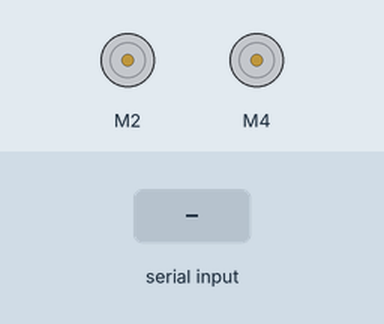
Bench run of a sketch on a simulated Arduino Uno, built with avr-gcc and run on an emulated ATmega328P. On the bench: 2 × DC motor (green arrow = forward, orange = backward, longer = faster). The inputs (shaded band) are chosen by the test bench.

Above: at 1.2 s.
1.3 s: "F" received over Serial
At 2.4 s:
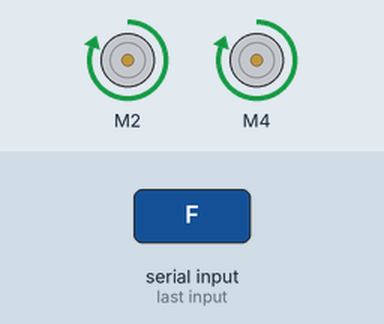
2.8 s: "B" received over Serial
At 3.5 s:
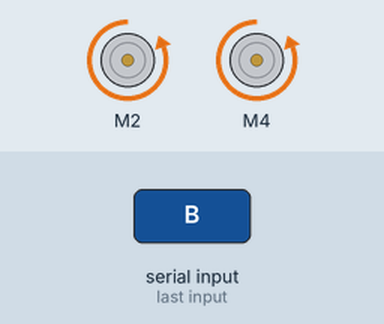
4.3 s: "L" received over Serial
At 4.7 s:
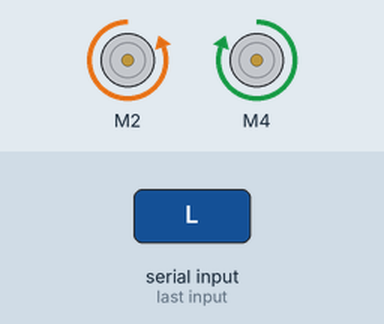
5.8 s: "R" received over Serial
At 7.0 s:
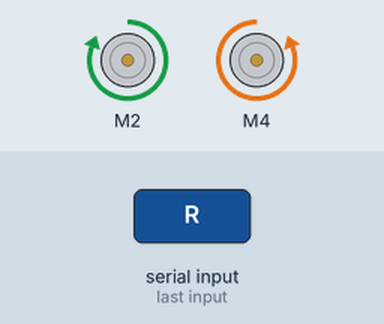
7.3 s: "1" received over Serial
At 8.2 s:
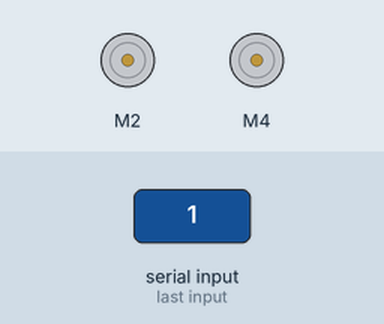
Timing chart, 0 to 9.8 s (numbered marks = the images above; inputs shaded):
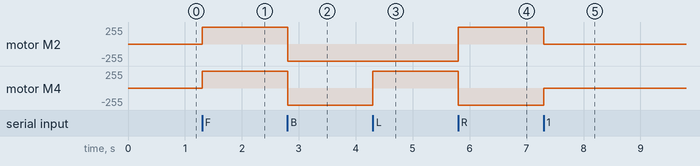

Measured:
- after the input at 1.3 s, motor M2, motor M4: stopped → forward 255/255 at once
- after the input at 2.8 s, motor M2, motor M4: forward 255/255 → backward 255/255 at once
- after the input at 4.3 s, motor M4: backward 255/255 → forward 255/255 at once
- after the input at 5.8 s, motor M2: backward 255/255 → forward 255/255 at once; motor M4: forward 255/255 → backward 255/255 at once
- after the input at 7.3 s, motor M2: forward 255/255 → stopped at once; motor M4: backward 255/255 → stopped at once

The sketch:

bluetooth_robotics.ino
```cpp
#include <AFMotor.h>


AF_DCMotor motor1(2, MOTOR12_1KHZ);
AF_DCMotor motor2(4, MOTOR12_1KHZ);


char command;

void setup()
{
  Serial.begin(9600);
}

void loop(){
  if(Serial.available() > 0){
    command = Serial.read();
    Stop();

    switch(command){
    case 'F':
      forward();
      break;
    case 'B':
       back();
      break;
    case 'L':
      left();
      break;
    case 'R':
      right();
      break;
    }
  }
}

void forward()
{
  motor1.setSpeed(255);
  motor2.setSpeed(255);
  motor2.run(FORWARD);
  motor1.run(FORWARD);

}

void back()
{
  motor1.setSpeed(255);
  motor1.run(BACKWARD);
  motor2.setSpeed(255);
  motor2.run(BACKWARD);
}

void left()
{
  motor1.setSpeed(255);
  motor1.run(BACKWARD);
  motor2.setSpeed(255);
  motor2.run(FORWARD);

}

void right()
{
  motor1.setSpeed(255); //Define maximum velocity
  motor1.run(FORWARD); //rotate the motor clockwise
  motor2.setSpeed(255); //Define maximum velocity
  motor2.run(BACKWARD); //rotate the motor clockwise
}

void Stop()
{
  motor1.setSpeed(0); //Define minimum velocity
  motor1.run(RELEASE); //stop the motor when release the button
  motor2.setSpeed(0); //Define minimum velocity
  motor2.run(RELEASE); //rotate the motor clockwise

}
```
